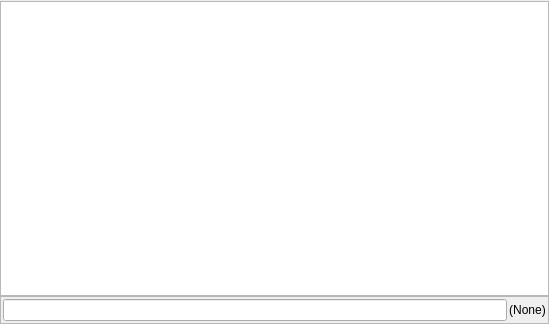
<?xml version="1.0" encoding="UTF-8"?>
<ui version="4.0">
 <class>BirchMessageWindow</class>
 <widget class="QMdiSubWindow" name="BirchMessageWindow">
  <property name="geometry">
   <rect>
    <x>0</x>
    <y>0</y>
    <width>549</width>
    <height>324</height>
   </rect>
  </property>
  <property name="windowTitle">
   <string>Form</string>
  </property>
  <layout class="QGridLayout" name="gridLayout" columnstretch="100,0">
   <property name="leftMargin">
    <number>0</number>
   </property>
   <property name="topMargin">
    <number>1</number>
   </property>
   <property name="rightMargin">
    <number>0</number>
   </property>
   <property name="bottomMargin">
    <number>0</number>
   </property>
   <property name="spacing">
    <number>0</number>
   </property>
   <item row="0" column="0" colspan="2">
    <widget class="QTextEdit" name="editor_Window"/>
   </item>
   <item row="1" column="0" colspan="2">
    <widget class="QFrame" name="frame">
     <property name="minimumSize">
      <size>
       <width>0</width>
       <height>0</height>
      </size>
     </property>
     <property name="frameShape">
      <enum>QFrame::StyledPanel</enum>
     </property>
     <property name="frameShadow">
      <enum>QFrame::Raised</enum>
     </property>
     <layout class="QHBoxLayout" name="horizontalLayout">
      <property name="spacing">
       <number>2</number>
      </property>
      <property name="leftMargin">
       <number>2</number>
      </property>
      <property name="topMargin">
       <number>2</number>
      </property>
      <property name="rightMargin">
       <number>2</number>
      </property>
      <property name="bottomMargin">
       <number>2</number>
      </property>
      <item>
       <widget class="QLineEdit" name="text_input"/>
      </item>
      <item>
       <widget class="QLabel" name="label_ChanName">
        <property name="text">
         <string>(None)</string>
        </property>
        <property name="alignment">
         <set>Qt::AlignCenter</set>
        </property>
       </widget>
      </item>
     </layout>
    </widget>
   </item>
  </layout>
 </widget>
 <customwidgets>
  <customwidget>
   <class>QMdiSubWindow</class>
   <extends>QWidget</extends>
   <header>qmdisubwindow.h</header>
   <container>1</container>
  </customwidget>
 </customwidgets>
 <resources/>
 <connections/>
</ui>
